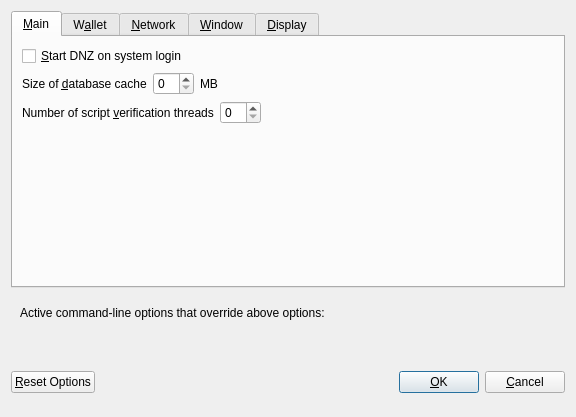
<?xml version="1.0" encoding="UTF-8"?>
<ui version="4.0">
 <class>OptionsDialog</class>
 <widget class="QDialog" name="OptionsDialog">
  <property name="geometry">
   <rect>
    <x>0</x>
    <y>0</y>
    <width>576</width>
    <height>417</height>
   </rect>
  </property>
  <property name="windowTitle">
   <string>Options</string>
  </property>
  <property name="modal">
   <bool>true</bool>
  </property>
  <layout class="QVBoxLayout" name="verticalLayout">
   <item>
    <widget class="QTabWidget" name="tabWidget">
     <property name="currentIndex">
      <number>0</number>
     </property>
     <widget class="QWidget" name="tabMain">
      <attribute name="title">
       <string>&amp;Main</string>
      </attribute>
      <layout class="QVBoxLayout" name="verticalLayout_Main">
       <item>
        <widget class="QCheckBox" name="bitcoinAtStartup">
         <property name="toolTip">
          <string>Automatically start DNZ after logging in to the system.</string>
         </property>
         <property name="text">
          <string>&amp;Start DNZ on system login</string>
         </property>
        </widget>
       </item>
       <item>
        <layout class="QHBoxLayout" name="horizontalLayout_2_Main">
         <item>
          <widget class="QLabel" name="databaseCacheLabel">
           <property name="text">
            <string>Size of &amp;database cache</string>
           </property>
           <property name="textFormat">
            <enum>Qt::PlainText</enum>
           </property>
           <property name="buddy">
            <cstring>databaseCache</cstring>
           </property>
          </widget>
         </item>
         <item>
          <widget class="QSpinBox" name="databaseCache"/>
         </item>
         <item>
          <widget class="QLabel" name="databaseCacheUnitLabel">
           <property name="text">
            <string>MB</string>
           </property>
           <property name="textFormat">
            <enum>Qt::PlainText</enum>
           </property>
          </widget>
         </item>
         <item>
          <spacer name="horizontalSpacer_2_Main">
           <property name="orientation">
            <enum>Qt::Horizontal</enum>
           </property>
           <property name="sizeHint" stdset="0">
            <size>
             <width>40</width>
             <height>20</height>
            </size>
           </property>
          </spacer>
         </item>
        </layout>
       </item>
       <item>
        <layout class="QHBoxLayout" name="horizontalLayout_3_Main">
         <item>
          <widget class="QLabel" name="threadsScriptVerifLabel">
           <property name="text">
            <string>Number of script &amp;verification threads</string>
           </property>
           <property name="textFormat">
            <enum>Qt::PlainText</enum>
           </property>
           <property name="buddy">
            <cstring>threadsScriptVerif</cstring>
           </property>
          </widget>
         </item>
         <item>
          <widget class="QSpinBox" name="threadsScriptVerif">
           <property name="toolTip">
            <string>(0 = auto, &lt;0 = leave that many cores free)</string>
           </property>
          </widget>
         </item>
         <item>
          <spacer name="horizontalSpacer_3_Main">
           <property name="orientation">
            <enum>Qt::Horizontal</enum>
           </property>
           <property name="sizeHint" stdset="0">
            <size>
             <width>40</width>
             <height>20</height>
            </size>
           </property>
          </spacer>
         </item>
        </layout>
       </item>
       <item>
        <spacer name="verticalSpacer_Main">
         <property name="orientation">
          <enum>Qt::Vertical</enum>
         </property>
         <property name="sizeHint" stdset="0">
          <size>
           <width>20</width>
           <height>40</height>
          </size>
         </property>
        </spacer>
       </item>
      </layout>
     </widget>
     <widget class="QWidget" name="tabWallet">
      <attribute name="title">
       <string>W&amp;allet</string>
      </attribute>
      <layout class="QVBoxLayout" name="verticalLayout_Wallet">
       <item>
        <widget class="QGroupBox" name="groupBox">
         <property name="title">
          <string>Expert</string>
         </property>
         <layout class="QVBoxLayout" name="verticalLayout_2">
          <item>
           <widget class="QCheckBox" name="coinControlFeatures">
            <property name="toolTip">
             <string>Whether to show coin control features or not.</string>
            </property>
            <property name="text">
             <string>Enable coin &amp;control features</string>
            </property>
           </widget>
          </item>
          <item>
           <widget class="QCheckBox" name="showMasternodesTab">
            <property name="toolTip">
             <string>Show additional tab listing all your masternodes in first sub-tab&lt;br/&gt;and all masternodes on the network in second sub-tab.</string>
            </property>
            <property name="text">
             <string>Show Masternodes Tab</string>
            </property>
           </widget>
          </item>
          <item>
           <widget class="QCheckBox" name="spendZeroConfChange">
            <property name="toolTip">
             <string>If you disable the spending of unconfirmed change, the change from a transaction&lt;br/&gt;cannot be used until that transaction has at least one confirmation.&lt;br/&gt;This also affects how your balance is computed.</string>
            </property>
            <property name="text">
             <string>&amp;Spend unconfirmed change</string>
            </property>
           </widget>
          </item>
         </layout>
        </widget>
       </item>
       <item>
        <spacer name="verticalSpacer_Wallet">
         <property name="orientation">
          <enum>Qt::Vertical</enum>
         </property>
         <property name="sizeHint" stdset="0">
          <size>
           <width>20</width>
           <height>40</height>
          </size>
         </property>
        </spacer>
       </item>
      </layout>
     </widget>
     <widget class="QWidget" name="tabNetwork">
      <attribute name="title">
       <string>&amp;Network</string>
      </attribute>
      <layout class="QVBoxLayout" name="verticalLayout_Network">
       <item>
        <widget class="QCheckBox" name="mapPortUpnp">
         <property name="toolTip">
          <string>Automatically open the DNZ client port on the router. This only works when your router supports UPnP and it is enabled.</string>
         </property>
         <property name="text">
          <string>Map port using &amp;UPnP</string>
         </property>
        </widget>
       </item>
       <item>
        <widget class="QCheckBox" name="allowIncoming">
         <property name="toolTip">
          <string>Accept connections from outside</string>
         </property>
         <property name="text">
          <string>Allow incoming connections</string>
         </property>
        </widget>
       </item>
       <item>
        <widget class="QCheckBox" name="connectSocks">
         <property name="toolTip">
          <string>Connect to the DNZ network through a SOCKS5 proxy.</string>
         </property>
         <property name="text">
          <string>&amp;Connect through SOCKS5 proxy (default proxy):</string>
         </property>
        </widget>
       </item>
       <item>
        <layout class="QHBoxLayout" name="horizontalLayout_1_Network">
         <item>
          <widget class="QLabel" name="proxyIpLabel">
           <property name="text">
            <string>Proxy &amp;IP:</string>
           </property>
           <property name="textFormat">
            <enum>Qt::PlainText</enum>
           </property>
           <property name="buddy">
            <cstring>proxyIp</cstring>
           </property>
          </widget>
         </item>
         <item>
          <widget class="QValidatedLineEdit" name="proxyIp">
           <property name="minimumSize">
            <size>
             <width>140</width>
             <height>0</height>
            </size>
           </property>
           <property name="maximumSize">
            <size>
             <width>140</width>
             <height>16777215</height>
            </size>
           </property>
           <property name="toolTip">
            <string>IP address of the proxy (e.g. IPv4: 127.0.0.1 / IPv6: ::1)</string>
           </property>
          </widget>
         </item>
         <item>
          <widget class="QLabel" name="proxyPortLabel">
           <property name="text">
            <string>&amp;Port:</string>
           </property>
           <property name="textFormat">
            <enum>Qt::PlainText</enum>
           </property>
           <property name="buddy">
            <cstring>proxyPort</cstring>
           </property>
          </widget>
         </item>
         <item>
          <widget class="QLineEdit" name="proxyPort">
           <property name="minimumSize">
            <size>
             <width>55</width>
             <height>0</height>
            </size>
           </property>
           <property name="maximumSize">
            <size>
             <width>55</width>
             <height>16777215</height>
            </size>
           </property>
           <property name="toolTip">
            <string>Port of the proxy (e.g. 9050)</string>
           </property>
          </widget>
         </item>
         <item>
          <spacer name="horizontalSpacer_1_Network">
           <property name="orientation">
            <enum>Qt::Horizontal</enum>
           </property>
           <property name="sizeHint" stdset="0">
            <size>
             <width>40</width>
             <height>20</height>
            </size>
           </property>
          </spacer>
         </item>
        </layout>
       </item>
       <item>
        <spacer name="verticalSpacer_Network">
         <property name="orientation">
          <enum>Qt::Vertical</enum>
         </property>
         <property name="sizeHint" stdset="0">
          <size>
           <width>20</width>
           <height>40</height>
          </size>
         </property>
        </spacer>
       </item>
      </layout>
     </widget>
     <widget class="QWidget" name="tabWindow">
      <attribute name="title">
       <string>&amp;Window</string>
      </attribute>
      <layout class="QVBoxLayout" name="verticalLayout_Window">
       <item>
        <widget class="QCheckBox" name="minimizeToTray">
         <property name="toolTip">
          <string>Show only a tray icon after minimizing the window.</string>
         </property>
         <property name="text">
          <string>&amp;Minimize to the tray instead of the taskbar</string>
         </property>
        </widget>
       </item>
       <item>
        <widget class="QCheckBox" name="minimizeOnClose">
         <property name="toolTip">
          <string>Minimize instead of exit the application when the window is closed. When this option is enabled, the application will be closed only after selecting Quit in the menu.</string>
         </property>
         <property name="text">
          <string>M&amp;inimize on close</string>
         </property>
        </widget>
       </item>
       <item>
        <spacer name="verticalSpacer_Window">
         <property name="orientation">
          <enum>Qt::Vertical</enum>
         </property>
         <property name="sizeHint" stdset="0">
          <size>
           <width>20</width>
           <height>40</height>
          </size>
         </property>
        </spacer>
       </item>
      </layout>
     </widget>
     <widget class="QWidget" name="tabDisplay">
      <attribute name="title">
       <string>&amp;Display</string>
      </attribute>
      <layout class="QVBoxLayout" name="verticalLayout_Display">
       <item>
        <layout class="QHBoxLayout" name="horizontalLayout_1_Display">
         <item>
          <widget class="QLabel" name="langLabel">
           <property name="text">
            <string>User Interface &amp;language:</string>
           </property>
           <property name="textFormat">
            <enum>Qt::PlainText</enum>
           </property>
           <property name="buddy">
            <cstring>lang</cstring>
           </property>
          </widget>
         </item>
         <item>
          <widget class="QValueComboBox" name="lang">
           <property name="toolTip">
            <string>The user interface language can be set here. This setting will take effect after restarting DNZ.</string>
           </property>
          </widget>
         </item>
        </layout>
       </item>
       <item>
        <widget class="QLabel" name="label_3">
         <property name="toolTip">
          <string notr="true"/>
         </property>
         <property name="statusTip">
          <string notr="true"/>
         </property>
         <property name="whatsThis">
          <string notr="true"/>
         </property>
         <property name="accessibleName">
          <string notr="true"/>
         </property>
         <property name="text">
          <string>Language missing or translation incomplete? Help contributing translations here:
https://www.transifex.com/dnz-project/dnz-project-translations</string>
         </property>
         <property name="wordWrap">
          <bool>true</bool>
         </property>
         <property name="openExternalLinks">
          <bool>true</bool>
         </property>
         <property name="textInteractionFlags">
          <set>Qt::TextBrowserInteraction</set>
         </property>
        </widget>
       </item>
       <item>
        <layout class="QHBoxLayout" name="horizontalLayout_4_Display" stretch="0,0">
         <item>
          <widget class="QLabel" name="themeLabel">
           <property name="text">
            <string>User Interface Theme:</string>
           </property>
          </widget>
         </item>
         <item>
          <widget class="QValueComboBox" name="theme"/>
         </item>
        </layout>
       </item>
       <item>
        <widget class="Line" name="line">
         <property name="orientation">
          <enum>Qt::Horizontal</enum>
         </property>
        </widget>
       </item>
       <item>
        <layout class="QHBoxLayout" name="horizontalLayout_2_Display">
         <item>
          <widget class="QLabel" name="unitLabel">
           <property name="text">
            <string>&amp;Unit to show amounts in:</string>
           </property>
           <property name="textFormat">
            <enum>Qt::PlainText</enum>
           </property>
           <property name="buddy">
            <cstring>unit</cstring>
           </property>
          </widget>
         </item>
         <item>
          <widget class="QValueComboBox" name="unit">
           <property name="toolTip">
            <string>Choose the default subdivision unit to show in the interface and when sending coins.</string>
           </property>
          </widget>
         </item>
        </layout>
       </item>
       <item>
        <layout class="QHBoxLayout" name="horizontalLayout_5_Display">
         <item>
          <widget class="QLabel" name="digitsLabel">
           <property name="text">
            <string>Decimal digits</string>
           </property>
          </widget>
         </item>
         <item>
          <widget class="QValueComboBox" name="digits"/>
         </item>
        </layout>
       </item>
       <item>
        <layout class="QHBoxLayout" name="horizontalLayout_3_Display">
         <item>
          <widget class="QLabel" name="thirdPartyTxUrlsLabel">
           <property name="toolTip">
            <string>Third party URLs (e.g. a block explorer) that appear in the transactions tab as context menu items. %s in the URL is replaced by transaction hash. Multiple URLs are separated by vertical bar |.</string>
           </property>
           <property name="text">
            <string>Third party transaction URLs</string>
           </property>
           <property name="buddy">
            <cstring>thirdPartyTxUrls</cstring>
           </property>
          </widget>
         </item>
         <item>
          <widget class="QLineEdit" name="thirdPartyTxUrls">
           <property name="toolTip">
            <string>Third party URLs (e.g. a block explorer) that appear in the transactions tab as context menu items. %s in the URL is replaced by transaction hash. Multiple URLs are separated by vertical bar |.</string>
           </property>
          </widget>
         </item>
        </layout>
       </item>
       <item>
        <spacer name="verticalSpacer">
         <property name="orientation">
          <enum>Qt::Vertical</enum>
         </property>
         <property name="sizeHint" stdset="0">
          <size>
           <width>20</width>
           <height>40</height>
          </size>
         </property>
        </spacer>
       </item>
      </layout>
     </widget>
    </widget>
   </item>
   <item>
    <widget class="QFrame" name="frame">
     <layout class="QVBoxLayout" name="verticalLayout_Bottom">
      <item>
       <layout class="QHBoxLayout" name="horizontalLayout_Bottom">
        <item>
         <widget class="QLabel" name="overriddenByCommandLineInfoLabel">
          <property name="text">
           <string>Active command-line options that override above options:</string>
          </property>
          <property name="textFormat">
           <enum>Qt::PlainText</enum>
          </property>
         </widget>
        </item>
        <item>
         <spacer name="horizontalSpacer_Bottom">
          <property name="orientation">
           <enum>Qt::Horizontal</enum>
          </property>
          <property name="sizeHint" stdset="0">
           <size>
            <width>40</width>
            <height>20</height>
           </size>
          </property>
         </spacer>
        </item>
       </layout>
      </item>
      <item>
       <widget class="QLabel" name="overriddenByCommandLineLabel">
        <property name="text">
         <string/>
        </property>
        <property name="textFormat">
         <enum>Qt::PlainText</enum>
        </property>
        <property name="wordWrap">
         <bool>true</bool>
        </property>
       </widget>
      </item>
     </layout>
    </widget>
   </item>
   <item>
    <layout class="QHBoxLayout" name="horizontalLayout_Buttons">
     <item>
      <widget class="QPushButton" name="resetButton">
       <property name="toolTip">
        <string>Reset all client options to default.</string>
       </property>
       <property name="text">
        <string>&amp;Reset Options</string>
       </property>
       <property name="autoDefault">
        <bool>false</bool>
       </property>
      </widget>
     </item>
     <item>
      <spacer name="horizontalSpacer_1">
       <property name="orientation">
        <enum>Qt::Horizontal</enum>
       </property>
       <property name="sizeHint" stdset="0">
        <size>
         <width>40</width>
         <height>48</height>
        </size>
       </property>
      </spacer>
     </item>
     <item>
      <widget class="QLabel" name="statusLabel">
       <property name="minimumSize">
        <size>
         <width>200</width>
         <height>0</height>
        </size>
       </property>
       <property name="font">
        <font>
         <weight>75</weight>
         <bold>true</bold>
        </font>
       </property>
       <property name="text">
        <string/>
       </property>
       <property name="textFormat">
        <enum>Qt::PlainText</enum>
       </property>
       <property name="wordWrap">
        <bool>true</bool>
       </property>
      </widget>
     </item>
     <item>
      <spacer name="horizontalSpacer_2">
       <property name="orientation">
        <enum>Qt::Horizontal</enum>
       </property>
       <property name="sizeHint" stdset="0">
        <size>
         <width>40</width>
         <height>48</height>
        </size>
       </property>
      </spacer>
     </item>
     <item>
      <widget class="QPushButton" name="okButton">
       <property name="text">
        <string>&amp;OK</string>
       </property>
       <property name="autoDefault">
        <bool>false</bool>
       </property>
       <property name="default">
        <bool>true</bool>
       </property>
      </widget>
     </item>
     <item>
      <widget class="QPushButton" name="cancelButton">
       <property name="text">
        <string>&amp;Cancel</string>
       </property>
       <property name="autoDefault">
        <bool>false</bool>
       </property>
      </widget>
     </item>
    </layout>
   </item>
  </layout>
 </widget>
 <customwidgets>
  <customwidget>
   <class>QValidatedLineEdit</class>
   <extends>QLineEdit</extends>
   <header>qvalidatedlineedit.h</header>
  </customwidget>
  <customwidget>
   <class>QValueComboBox</class>
   <extends>QComboBox</extends>
   <header>qvaluecombobox.h</header>
  </customwidget>
 </customwidgets>
 <resources/>
 <connections/>
</ui>
